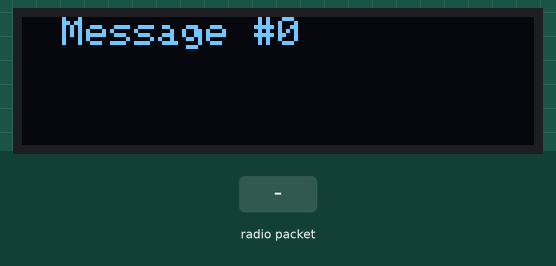
This sketch was run on a simulated Arduino Uno, built with avr-gcc and run on an emulated ATmega328P. Parts: 128×32 one-colour display. The test bench sets the inputs (shaded band). The display library's start-up logo is not drawn; no radio packets arrive unless stated; what the sketch prints to the serial monitor is not drawn.

Above: at 3.7 s.
3.8 s: radio packet "1" arrives
At 4.6 s:
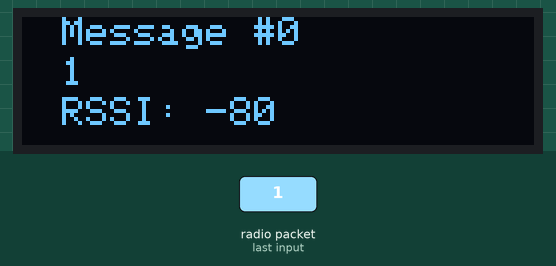
At 6.6 s:
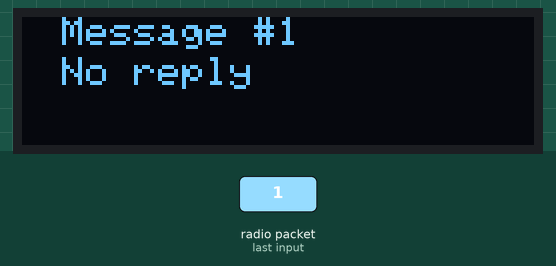
6.8 s: radio packet "0" arrives
At 7.8 s:
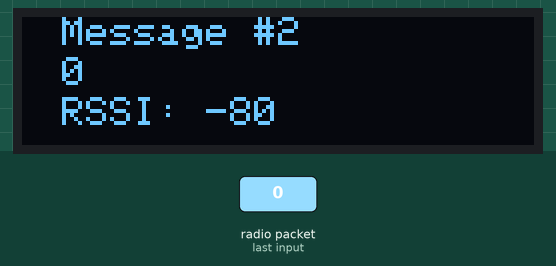
Timing chart, 0 to 9.8 s (numbered marks = the images above; inputs shaded):
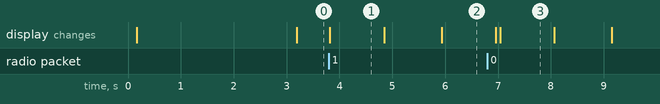

The sketch:

TX_Test.ino
```cpp
  // IMPORTS
#include <SPI.h>                  // Radio and Screen
#include <RH_RF95.h>              // Radio
#include <Wire.h>                 // Screen
#include <Adafruit_GFX.h>         // Screen
#include <Adafruit_SSD1306.h>     // Screen


  // RADIO MACROS -----------------------------------------------------------------------------------------------
// TX Freq, must match RX's Freq!
#define RF95_FREQ 915.0

// Matches Adafruit wiring diagram
#define RFM95_RST     2
#define RFM95_CS      4
#define RFM95_INT     3

// Instance of the radio driver
RH_RF95 rf95(RFM95_CS, RFM95_INT);

  // SCREEN MACROS ----------------------------------------------------------------------------------------------
// Screen size
#define SCREEN_WIDTH 128 // OLED display width, in pixels
#define SCREEN_HEIGHT 32 // OLED display height, in pixels

// Misc screen macros
#define OLED_RESET     4 // Reset pin # (or -1 if sharing Arduino reset pin)
#define SCREEN_ADDRESS 0x3C   // See datasheet for Address; 0x3D for 128x64, 0x3C for 128x32

// Instance of screen driver
Adafruit_SSD1306 display(SCREEN_WIDTH, SCREEN_HEIGHT, &Wire, OLED_RESET);


// Setup  -------------------------------------------------------------------------------------------------------
void setup()
{
  // Serial setup ------------------------------------------------------
  Serial.begin(115200);     // Start serial connection
  while (!Serial)           // Wait for serial response
  {
    delay(1);
  }
  delay(100);


  // Radio setup -------------------------------------------------------
  // Set up reset pin
  pinMode(RFM95_RST, OUTPUT);
  digitalWrite(RFM95_RST, HIGH);

  Serial.println("--Module Initialized--");

  // Manual reset
  digitalWrite(RFM95_RST, LOW);
  delay(10);
  digitalWrite(RFM95_RST, HIGH);
  delay(10);

  // Make sure module initialized successfully
  while (!rf95.init())
  {
    Serial.println("LoRa radio init failed");
    while (1);
  }
  Serial.println("LoRa radio init OK!");

  // Make sure frequency is set properly - Defaults after init are 434.0MHz, modulation GFSK_Rb250Fd250, +13dbM
  if (!rf95.setFrequency(RF95_FREQ))
  {
    Serial.println("setFrequency failed");
    while (1);
  }
  Serial.print("Set Freq to: "); Serial.println(RF95_FREQ);

  // Set TX power
  rf95.setTxPower(23, false);   // Set to 23 dBm (default is 13 dBm)


  // Screen setup -------------------------------------------------------
  // Make sure screen driver is properly intialized
  if(!display.begin(SSD1306_SWITCHCAPVCC, SCREEN_ADDRESS))
  {
    Serial.println("Screen setup failed");
    while (1);
  }

  // Show initial display buffer contents on the screen -- the library initializes this with an Adafruit splash screen.
  display.display();
  delay(2000); // Pause for 2 seconds

  // Clear the screen buffer
  display.clearDisplay();

  // Set text properties
  display.setTextSize(1); // Draw 2X-scale text
  display.setTextColor(SSD1306_WHITE);

}


// Loop --------------------------------------------------------------------------------------------------------
int16_t packetnum = 0;  // packet counter, we increment per xmission

void loop()
{
  // Wait between messages
  delay(1000);                                                  // Delay between messages (1 sec)
  Serial.println("--------------\nTransmitting...");            // Send a message to rf95_server
  display.clearDisplay();                                       // Clear the screen buffer

  // Build the message we want to TX
  char radiopacket[20] = "Message #      ";
  itoa(packetnum++, radiopacket+9, 10);
  Serial.print("Sending "); Serial.println(radiopacket);
  radiopacket[19] = 0;

  // TX the message
  delay(10);
  rf95.send((uint8_t *)radiopacket, 20);    // TX packet
  display.setCursor(10, 0);                 // Set screen cursor to position 1
  display.println(radiopacket);             // Add packet to screen buffer
  display.display();                        // Display the screen

  // Wait for packet to finish TX
  delay(10);
  rf95.waitPacketSent();

  // Now wait for a reply from receiver
  uint8_t buf[RH_RF95_MAX_MESSAGE_LEN];
  uint8_t len = sizeof(buf);
  display.setCursor(10, 10);                 // Set screen cursor to position 2

  if (rf95.waitAvailableTimeout(1000))          // 1 second timeout period
  {
    // Should be a reply message for us before timeout period
    if (rf95.recv(buf, &len))                   // Successfully recived response
   {
      // Print to serial
      Serial.print("Got reply: ");
      Serial.println((char*)buf);
      Serial.print("RSSI: ");
      Serial.println(rf95.lastRssi(), DEC);

      // Print to screen
      display.println((char*)buf);
      display.setCursor(10, 20);                 // Set screen cursor to position 3
      display.print(F("RSSI: "));
      display.println(rf95.lastRssi(), DEC);
    }
    else                                        // Some issue with response packet
    {
      // Print to serial
      Serial.println("Receive failed");

      // Print to screen
      display.println(F("Receive failed"));

    }
  }
  else                                        // Did not recived response packet before timeout
  {
      // Print to serial
      Serial.println("No reply");

      // Print to screen
      display.println(F("No reply"));
  }
  display.display();
}
```

Measured:
- after the input at 3.8 s, the display: changes at once (image 1)
- after the input at 6.8 s, the display: first differs from a run without the input after 0.24 s (image 3)
- what the display in image 1 shows lasts 1.0 s, from 3.8 s to 4.8 s
